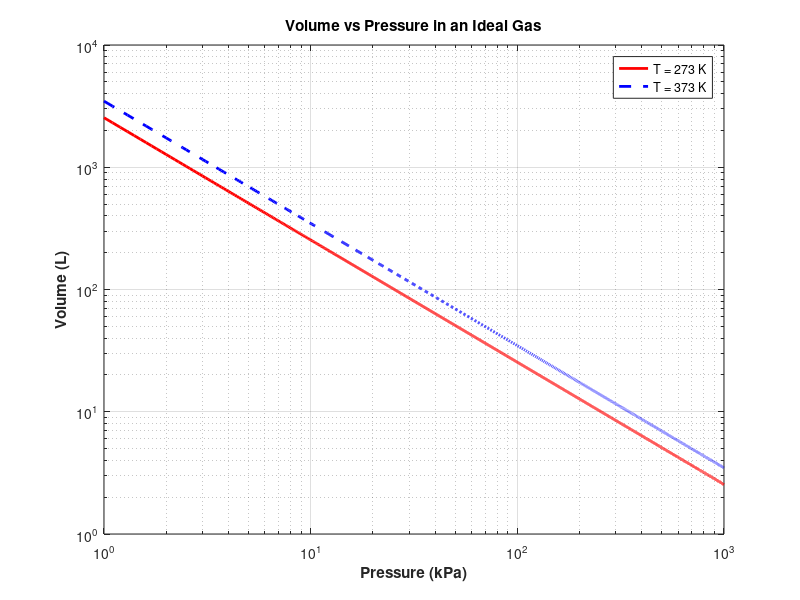

Here is the MATLAB script that generated this plot:
% Script file: ideal_gas.m
%
% Purpose:
% This program plots the pressure versus volumn of an
% ideal gas.
%
% Record of revisions:
% Date Programmer Description of change
% ==== ========== =====================
% 07/17/00 S.J.Chapman Original code
%
% Define variables:
% n --Number of atoms (mol)
% P --Pressure (kPa)
% R --Ideal gas constant (L kPa/mol K)
% T --Temperature (K)
% V --volume (L)
% Initialize nRT
n = 1; % Moles of atoms
R = 9.314; % Ideal gas constant
T = 273; % Temperature (K)
% Create array of input pressures. Note that this
% array must be guite dense to catch the major
% changes in volume at low pressures.
P = 1:0.1:1000;
% Calculate volumes
V = (n * R * T) ./ P;
% Create first plot.
figure(1);
loglog(P, V, 'r-', 'LineWidth', 2);
title('\bfVolume vs Pressure in an Ideal Gas');
xlabel('\bfPressure (kPa)');
ylabel('\bfVolume (L)');
grid on;
hold on;
% Now increase temperature
T = 373; % Temperature (K)
% Calculate volumes
V = (n * R * T) ./ P;
% Add second line to plot
figure(1);
loglog(P, V, 'b--', 'LineWidth', 2);
hold off;
% Add legend
legend('T = 273 K', 'T = 373 K');